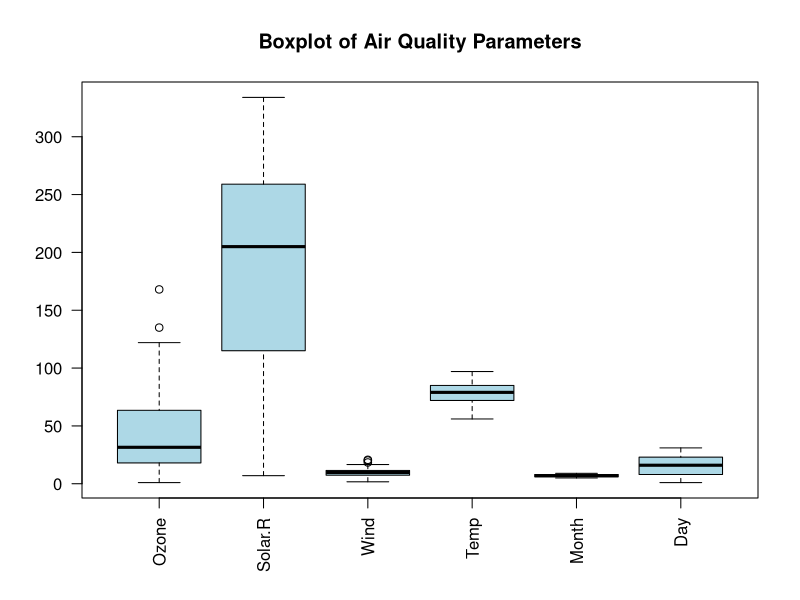
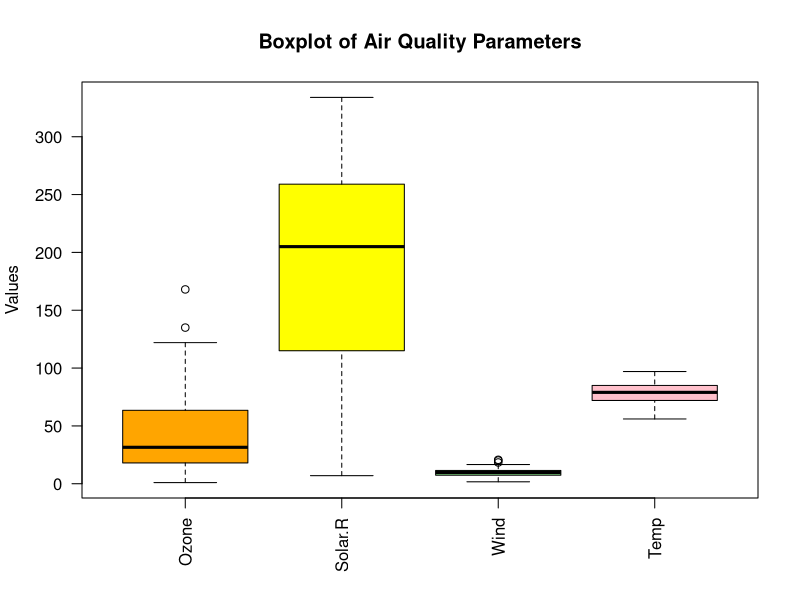
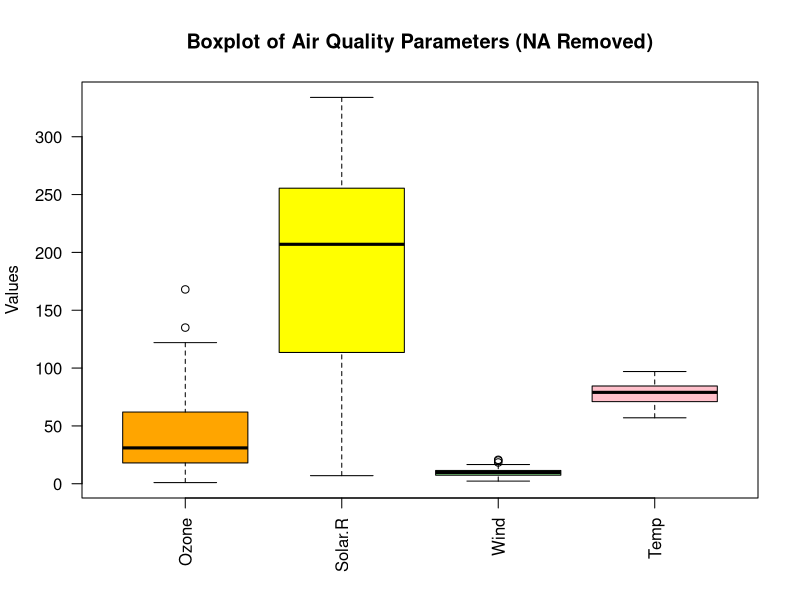
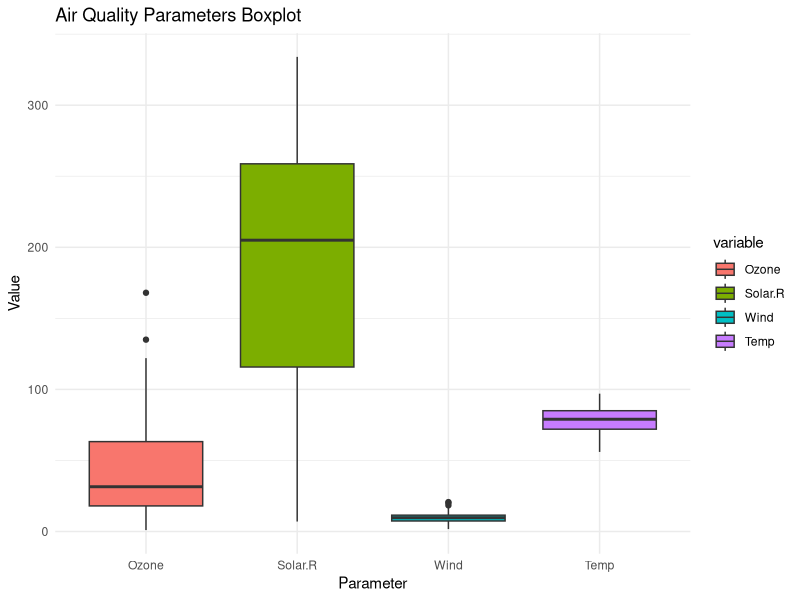

Recreate these plots in R, in order.
# Load dataset (already available in base R)
data("airquality")

# View first few rows
head(airquality)

# Check structure
str(airquality)

# Summary statistics
summary(airquality)

# Create boxplot for all numeric variables
boxplot(airquality,
        main = "Boxplot of Air Quality Parameters",
        col = "lightblue",
        las = 2)

# Select important air quality parameters
boxplot(airquality[, c("Ozone", "Solar.R", "Wind", "Temp")],
        main = "Boxplot of Air Quality Parameters",
        col = c("orange", "yellow", "lightgreen", "pink"),
        ylab = "Values",
        las = 2)

# Remove missing values
airquality_clean <- na.omit(airquality)

# Boxplot after removing NA
boxplot(airquality_clean[, c("Ozone", "Solar.R", "Wind", "Temp")],
        main = "Boxplot of Air Quality Parameters (NA Removed)",
        col = c("orange", "yellow", "lightgreen", "pink"),
        ylab = "Values",
        las = 2)

# Install reshape2 (if not installed)
install.packages("reshape2")

# Load the package
library(reshape2)

# Convert data to long format
air_long <- melt(airquality, id.vars = c("Month", "Day"))

# Load ggplot2
library(ggplot2)

# Create boxplot
ggplot(air_long, aes(x = variable, y = value, fill = variable)) +
  geom_boxplot() +
  theme_minimal() +
  labs(title = "Air Quality Parameters Boxplot",
       x = "Parameter",
       y = "Value")
